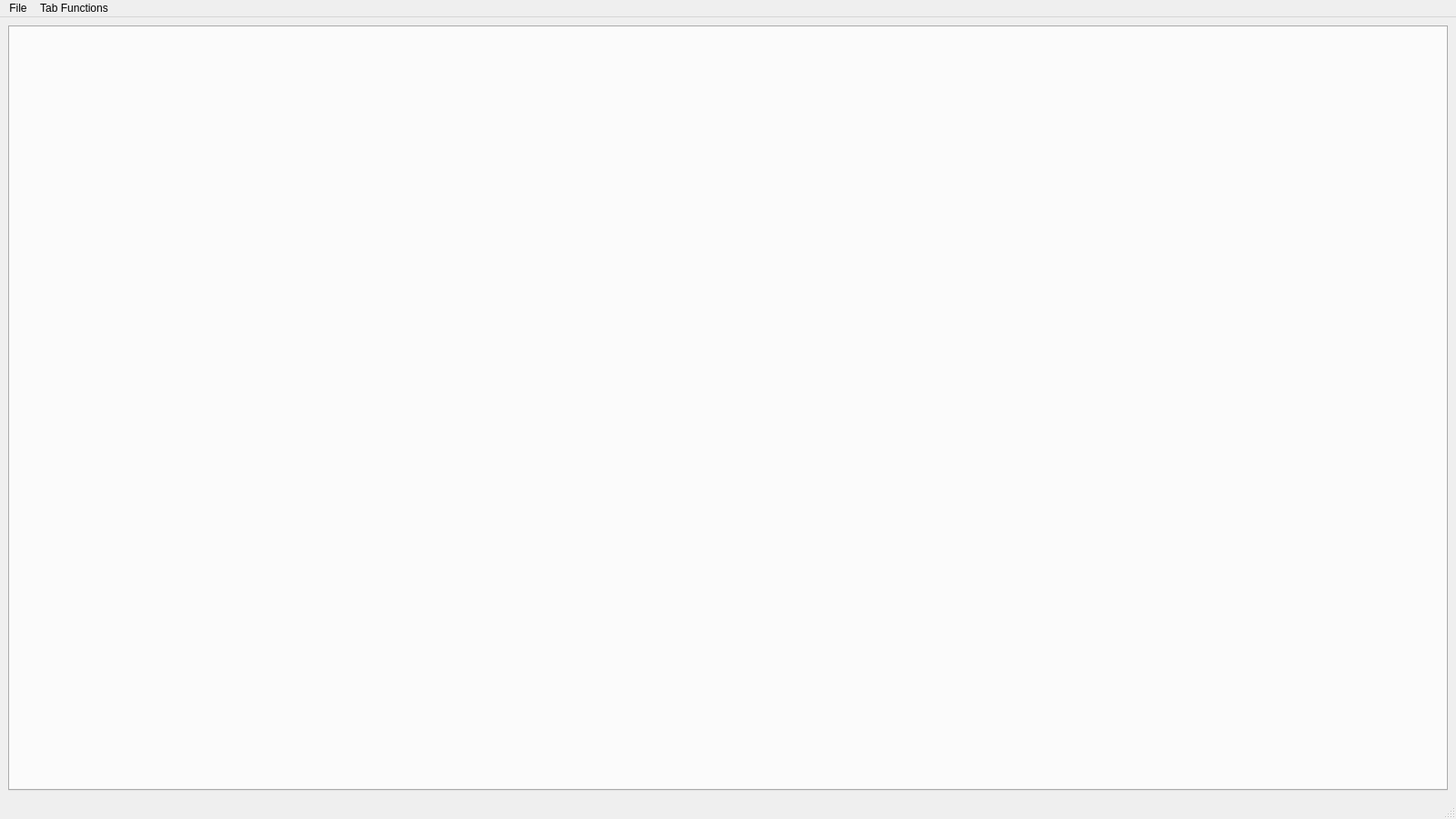
<?xml version="1.0" encoding="UTF-8"?>
<ui version="4.0">
 <class>MainWindow</class>
 <widget class="QMainWindow" name="MainWindow">
  <property name="geometry">
   <rect>
    <x>0</x>
    <y>0</y>
    <width>1600</width>
    <height>900</height>
   </rect>
  </property>
  <property name="windowTitle">
   <string>MainWindow</string>
  </property>
  <property name="windowIcon">
   <iconset>
    <normaloff>Rin Icon.png</normaloff>Rin Icon.png</iconset>
  </property>
  <widget class="QWidget" name="centralwidget">
   <layout class="QGridLayout" name="gridLayout">
    <item row="0" column="0">
     <widget class="QTabWidget" name="FileList">
      <property name="autoFillBackground">
       <bool>false</bool>
      </property>
      <property name="tabsClosable">
       <bool>false</bool>
      </property>
      <property name="movable">
       <bool>true</bool>
      </property>
     </widget>
    </item>
   </layout>
  </widget>
  <widget class="QMenuBar" name="menubar">
   <property name="geometry">
    <rect>
     <x>0</x>
     <y>0</y>
     <width>1600</width>
     <height>21</height>
    </rect>
   </property>
   <widget class="QMenu" name="menuFile">
    <property name="title">
     <string>File</string>
    </property>
    <addaction name="act_New"/>
    <addaction name="act_Open"/>
    <addaction name="act_Close_Tab"/>
    <addaction name="act_Change_Database_Directory"/>
    <addaction name="act_Exit"/>
   </widget>
   <widget class="QMenu" name="menuTab_Functions">
    <property name="title">
     <string>Tab Functions</string>
    </property>
    <addaction name="act_Open_Multiple"/>
    <addaction name="act_Move_Link"/>
   </widget>
   <addaction name="menuFile"/>
   <addaction name="menuTab_Functions"/>
  </widget>
  <widget class="QStatusBar" name="statusbar"/>
  <action name="act_New">
   <property name="text">
    <string>New</string>
   </property>
   <property name="shortcut">
    <string>Ctrl+N</string>
   </property>
  </action>
  <action name="act_Open">
   <property name="text">
    <string>Open</string>
   </property>
   <property name="shortcut">
    <string>Ctrl+O</string>
   </property>
  </action>
  <action name="act_Close_Tab">
   <property name="text">
    <string>Close Tab</string>
   </property>
   <property name="shortcut">
    <string>Ctrl+W</string>
   </property>
  </action>
  <action name="act_Exit">
   <property name="text">
    <string>Exit</string>
   </property>
   <property name="shortcut">
    <string>Ctrl+Shift+Q</string>
   </property>
  </action>
  <action name="act_Refresh">
   <property name="text">
    <string>Refresh</string>
   </property>
   <property name="shortcut">
    <string>Ctrl+R</string>
   </property>
  </action>
  <action name="actionClear_History">
   <property name="text">
    <string>Clear History</string>
   </property>
   <property name="shortcut">
    <string>Ctrl+Shift+H</string>
   </property>
  </action>
  <action name="act_Move_Link">
   <property name="text">
    <string>Move Item</string>
   </property>
   <property name="shortcut">
    <string>Ctrl+X</string>
   </property>
  </action>
  <action name="act_Import">
   <property name="text">
    <string>Import</string>
   </property>
  </action>
  <action name="act_Open_Multiple">
   <property name="text">
    <string>Open Multiple</string>
   </property>
   <property name="shortcut">
    <string>Ctrl+Shift+O, Ctrl+S</string>
   </property>
  </action>
  <action name="act_Change_Database_Directory">
   <property name="text">
    <string>Change Database Directory</string>
   </property>
  </action>
 </widget>
 <resources/>
 <connections/>
</ui>
